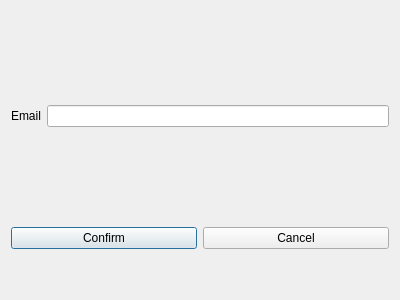
<?xml version="1.0" encoding="UTF-8"?>
<ui version="4.0">
 <class>forgotPassword</class>
 <widget class="QDialog" name="forgotPassword">
  <property name="geometry">
   <rect>
    <x>0</x>
    <y>0</y>
    <width>400</width>
    <height>300</height>
   </rect>
  </property>
  <property name="windowTitle">
   <string>Forgot Password Window</string>
  </property>
  <layout class="QVBoxLayout" name="verticalLayout_2">
   <item>
    <layout class="QVBoxLayout" name="verticalLayout">
     <item>
      <layout class="QFormLayout" name="formLayout">
       <property name="formAlignment">
        <set>Qt::AlignmentFlag::AlignLeading|Qt::AlignmentFlag::AlignLeft|Qt::AlignmentFlag::AlignVCenter</set>
       </property>
       <item row="0" column="0">
        <widget class="QLabel" name="label">
         <property name="text">
          <string>Email</string>
         </property>
        </widget>
       </item>
       <item row="0" column="1">
        <widget class="QLineEdit" name="lineEdit_forgotPasswordEmail"/>
       </item>
      </layout>
     </item>
     <item>
      <layout class="QHBoxLayout" name="horizontalLayout">
       <item>
        <widget class="QPushButton" name="pushButton_forgotConfirm">
         <property name="text">
          <string>Confirm</string>
         </property>
        </widget>
       </item>
       <item>
        <widget class="QPushButton" name="pushButton_forgotCancel">
         <property name="text">
          <string>Cancel</string>
         </property>
        </widget>
       </item>
      </layout>
     </item>
     <item>
      <spacer name="verticalSpacer">
       <property name="orientation">
        <enum>Qt::Orientation::Vertical</enum>
       </property>
       <property name="sizeType">
        <enum>QSizePolicy::Policy::Maximum</enum>
       </property>
       <property name="sizeHint" stdset="0">
        <size>
         <width>20</width>
         <height>40</height>
        </size>
       </property>
      </spacer>
     </item>
    </layout>
   </item>
  </layout>
 </widget>
 <resources/>
 <connections/>
</ui>
